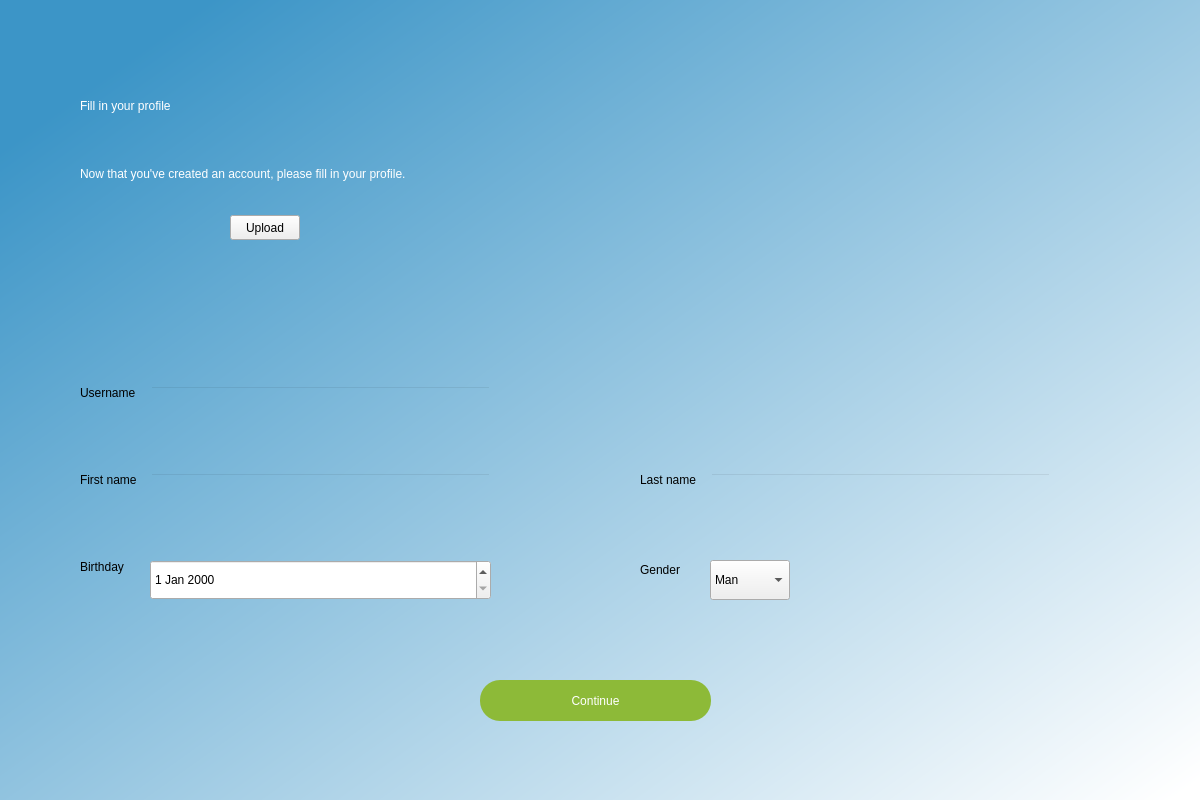
<?xml version="1.0" encoding="UTF-8"?>
<ui version="4.0">
 <class>Dialog</class>
 <widget class="QDialog" name="Dialog">
  <property name="geometry">
   <rect>
    <x>0</x>
    <y>0</y>
    <width>1200</width>
    <height>800</height>
   </rect>
  </property>
  <property name="windowTitle">
   <string>Dialog</string>
  </property>
  <widget class="QWidget" name="bgwidget" native="true">
   <property name="geometry">
    <rect>
     <x>0</x>
     <y>0</y>
     <width>1201</width>
     <height>801</height>
    </rect>
   </property>
   <property name="styleSheet">
    <string notr="true">QWidget#bgwidget{
background-color: qlineargradient(spread:pad, x1:0.065, y1:0.119, x2:0.991, y2:0.977, stop:0 rgba(60, 149, 199, 255), stop:1 rgba(255, 255, 255, 255));}</string>
   </property>
   <widget class="QLabel" name="label">
    <property name="geometry">
     <rect>
      <x>80</x>
      <y>80</y>
      <width>370</width>
      <height>51</height>
     </rect>
    </property>
    <property name="styleSheet">
     <string notr="true">font: 36pt &quot;MS Shell Dlg 2&quot;; 
color: rgb(255, 255, 255);</string>
    </property>
    <property name="text">
     <string>Fill in your profile</string>
    </property>
   </widget>
   <widget class="QLabel" name="label_2">
    <property name="geometry">
     <rect>
      <x>80</x>
      <y>158</y>
      <width>590</width>
      <height>31</height>
     </rect>
    </property>
    <property name="styleSheet">
     <string notr="true">font: 16pt &quot;MS Shell Dlg 2&quot;;
color: rgb(255, 255, 255);</string>
    </property>
    <property name="text">
     <string>Now that you've created an account, please fill in your profile.</string>
    </property>
   </widget>
   <widget class="QPushButton" name="createacc">
    <property name="geometry">
     <rect>
      <x>480</x>
      <y>680</y>
      <width>231</width>
      <height>41</height>
     </rect>
    </property>
    <property name="styleSheet">
     <string notr="true">border-radius:20px;
font: 14pt &quot;MS Shell Dlg 2&quot;;
color: rgb(255, 255, 255);
background-color: rgb(141, 186, 56);</string>
    </property>
    <property name="text">
     <string>Continue</string>
    </property>
   </widget>
   <widget class="QPushButton" name="pushButton">
    <property name="geometry">
     <rect>
      <x>230</x>
      <y>215</y>
      <width>70</width>
      <height>25</height>
     </rect>
    </property>
    <property name="text">
     <string>Upload</string>
    </property>
   </widget>
   <widget class="QLineEdit" name="emailfield">
    <property name="geometry">
     <rect>
      <x>150</x>
      <y>386</y>
      <width>341</width>
      <height>40</height>
     </rect>
    </property>
    <property name="styleSheet">
     <string notr="true">background-color:rgba(0,0,0,0);
font: 12pt &quot;MS Shell Dlg 2&quot;;</string>
    </property>
   </widget>
   <widget class="QLabel" name="label_3">
    <property name="geometry">
     <rect>
      <x>80</x>
      <y>383</y>
      <width>81</width>
      <height>20</height>
     </rect>
    </property>
    <property name="styleSheet">
     <string notr="true">font: 10pt &quot;MS Shell Dlg 2&quot;;</string>
    </property>
    <property name="text">
     <string>Username</string>
    </property>
   </widget>
   <widget class="QLabel" name="label_4">
    <property name="geometry">
     <rect>
      <x>80</x>
      <y>470</y>
      <width>81</width>
      <height>20</height>
     </rect>
    </property>
    <property name="styleSheet">
     <string notr="true">font: 10pt &quot;MS Shell Dlg 2&quot;;</string>
    </property>
    <property name="text">
     <string>First name</string>
    </property>
   </widget>
   <widget class="QLineEdit" name="emailfield_2">
    <property name="geometry">
     <rect>
      <x>150</x>
      <y>473</y>
      <width>341</width>
      <height>40</height>
     </rect>
    </property>
    <property name="styleSheet">
     <string notr="true">background-color:rgba(0,0,0,0);
font: 12pt &quot;MS Shell Dlg 2&quot;;</string>
    </property>
   </widget>
   <widget class="QLabel" name="label_5">
    <property name="geometry">
     <rect>
      <x>80</x>
      <y>557</y>
      <width>81</width>
      <height>20</height>
     </rect>
    </property>
    <property name="styleSheet">
     <string notr="true">font: 10pt &quot;MS Shell Dlg 2&quot;;</string>
    </property>
    <property name="text">
     <string>Birthday</string>
    </property>
   </widget>
   <widget class="QDateEdit" name="dateEdit">
    <property name="geometry">
     <rect>
      <x>150</x>
      <y>560</y>
      <width>341</width>
      <height>40</height>
     </rect>
    </property>
    <property name="styleSheet">
     <string notr="true">font: 12pt &quot;MS Shell Dlg 2&quot;;</string>
    </property>
   </widget>
   <widget class="QLabel" name="label_6">
    <property name="geometry">
     <rect>
      <x>640</x>
      <y>470</y>
      <width>81</width>
      <height>20</height>
     </rect>
    </property>
    <property name="styleSheet">
     <string notr="true">font: 10pt &quot;MS Shell Dlg 2&quot;;</string>
    </property>
    <property name="text">
     <string>Last name</string>
    </property>
   </widget>
   <widget class="QLineEdit" name="emailfield_3">
    <property name="geometry">
     <rect>
      <x>710</x>
      <y>473</y>
      <width>341</width>
      <height>40</height>
     </rect>
    </property>
    <property name="styleSheet">
     <string notr="true">background-color:rgba(0,0,0,0);
font: 12pt &quot;MS Shell Dlg 2&quot;;</string>
    </property>
    <property name="text">
     <string/>
    </property>
   </widget>
   <widget class="QLabel" name="label_7">
    <property name="geometry">
     <rect>
      <x>640</x>
      <y>560</y>
      <width>81</width>
      <height>20</height>
     </rect>
    </property>
    <property name="styleSheet">
     <string notr="true">font: 10pt &quot;MS Shell Dlg 2&quot;;</string>
    </property>
    <property name="text">
     <string>Gender</string>
    </property>
   </widget>
   <widget class="QComboBox" name="comboBox">
    <property name="geometry">
     <rect>
      <x>710</x>
      <y>560</y>
      <width>80</width>
      <height>40</height>
     </rect>
    </property>
    <property name="styleSheet">
     <string notr="true">font: 12pt &quot;MS Shell Dlg 2&quot;;</string>
    </property>
    <property name="editable">
     <bool>false</bool>
    </property>
    <item>
     <property name="text">
      <string>Man</string>
     </property>
    </item>
    <item>
     <property name="text">
      <string>Woman</string>
     </property>
    </item>
   </widget>
   <widget class="QLabel" name="image">
    <property name="geometry">
     <rect>
      <x>80</x>
      <y>210</y>
      <width>131</width>
      <height>141</height>
     </rect>
    </property>
    <property name="text">
     <string/>
    </property>
    <property name="pixmap">
     <pixmap>placeholder.png</pixmap>
    </property>
    <property name="scaledContents">
     <bool>true</bool>
    </property>
   </widget>
  </widget>
 </widget>
 <resources/>
 <connections/>
</ui>
